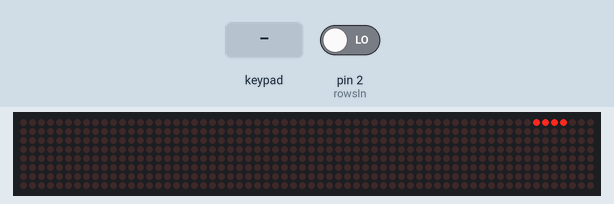
A sketch run on a simulated Arduino Uno, built with avr-gcc and run on an emulated ATmega328P. On the bench: 64×8 LED matrix. Wiring (inferred from the names in the program): 4×3 keypad with keys 1 2 3 4 5 6 7 8 9 * 0 # (labels assumed): rows pin 2, pin 3, pin 4, pin 5; columns pin 7, pin 8, pin 9. The inputs (shaded band) are chosen by the test bench; at power-on: pin 2 (rowsIn) LOW. Random numbers use the default seed unless the sketch sets one.

Above: at 0.31 s.
At 1.2 s:
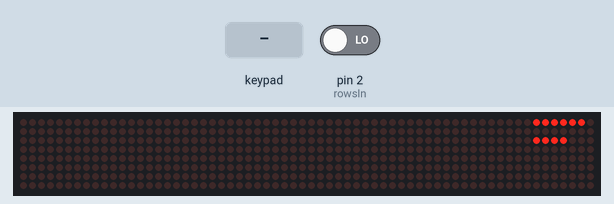
1.3 s: keypad keys 1 2 pressed 0.4 s apart
At 3.4 s:
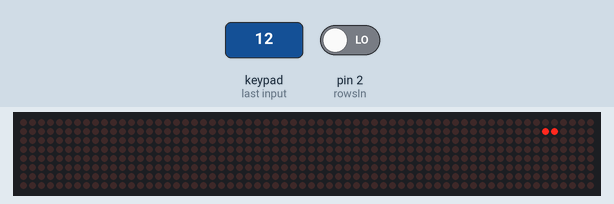
Timing chart, 0 to 4.9 s (numbered marks = the images above; inputs shaded):
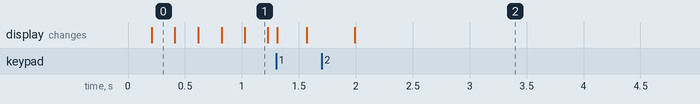

The sketch:

multiplayer_TicTacToe_working.ino
```cpp
// Libraries for the program
#include <LedControl.h>
// Pins to control the driver to the out put LEDs
const int DIN = 12; //11
const int CLK = 13;
const int CS = 19;
// Setting up multiplexing pins
const int rowsIn = 2; // input to the arduino, interruption function
const int muxOut = 6; // output to multiplex the columns of the keyboards

// Rows related variables
int selRow[3] = {3, 4, 5};
int *dirSelRow = selRow;
int totRowsByte = 2;
int numRow;
int keyRow;

// Columns related variables
int muxCol[3] = {7, 8, 9};
int *dirMuxCol = muxCol;
int totColByte = 2;
byte channel;
int colsOutput;
int pulsedCol;

// Debounce related variables
volatile boolean inputRows;
boolean lastInputRows = false;
unsigned long currentTime = 0;
unsigned long lastDebounceTime = millis();
const long debounceDelay = 100;

// Interruption flags
boolean LED = true;
boolean flag = false;
boolean reading = false;
boolean saveLed = false;
boolean standby = true;
boolean reset = false;

// LED output variable
int ledOut[3];
int ledValue;
const int ledGreen[3] = {2, 8, 32};
const int ledRed[3] = {4, 16, 64};
int led = 126;

// Turn related variables
int outCol;
boolean selC = false;
boolean nextTurn = true;
int isLed;
boolean outLed [9] = {0,0,0,
                      0,0,0,
                      0,0,0};
int outValLed [9] = {0,0,0,
                     0,0,0,
                     0,0,0};

// end game related variables
int rowResult[3] = {0,0,0};
int winner = 0; // 1->Green 2->Red
int ledOn = 0;
boolean endGame = false;

unsigned long previousMillis = 0;
unsigned long currentMillis = 0;
const long interval = 200;
const long winInterval = 5000;
unsigned long winPreviousMillis = 0;

int count = 0;
int ledRow = 0;
int randNumber = 0;

LedControl lc = LedControl(DIN, CLK, CS, 0);

void setup() {
  randomSeed(analogRead(0));
  // LED-Driver setup
  lc.shutdown(0,false);
  lc.setIntensity(0,0);
  lc.clearDisplay(0);

  // Setup for multiplexers, setting the channels is the same for
  // both cases - it makes the code shorter to use them in vector
  // form
    // multiplexer rows, reading mode
  pinMode(selRow[0], OUTPUT);
  pinMode(selRow[1], OUTPUT);
  pinMode(selRow[2], OUTPUT);
  pinMode(rowsIn, INPUT);

  pinMode(muxOut, OUTPUT);
  pinMode(muxCol[0], OUTPUT);
  pinMode(muxCol[1], OUTPUT);
  pinMode(muxCol[2], OUTPUT);

  // Declare interruption
  attachInterrupt(digitalPinToInterrupt(rowsIn), saveRow, CHANGE);
  // setting the column multiplexor output to high - it can be a
  // posibility that it works with blinking
  digitalWrite(muxOut, HIGH);

  // Time interruption to set reading speed of the arduino, in this case it is also
  // linked to change the channel on the row multiplexor, whose output is used to
  // activate the other interruption.
  cli(); // Stops interruption

  // Set whole Register to 0
  TCCR2A = 0;
  TCCR2B = 0;
  // Initialize counter value to 0
  TCNT2 = 0;
  // clockUc / (prescaler * desiredFreq) -1 -> must be less tha 256 (bit in timer)
  OCR2A = 49;
  // turn CTC mode on
  TCCR2A |= (1<<WGM21);

  // Set CS10 bit for 8 prescaler
  TCCR2B |= (1 << CS21);
  // enable timer compare interrupt
  TIMSK2 |= (1 << OCIE2A);
  sei(); // allow interruptions*/

  winner = 0;
}

void loop() {
  // Choosing which keyboard to read
  digitalWrite(muxCol[2], selC);
  digitalWrite(selRow[2], selC);

  // due to inestability with storing the value of the columns channel,
  // there is an oscilation only when reading from low to high, in this
  // case du to the assignation of the significant bit of the channels
  // it is in the odd channels (also I did it this way to symplify the
  // solution)
  if((pulsedCol == 1)||(pulsedCol == 3)) outCol = 1;
  else outCol = pulsedCol;
  isLed = (3*(keyRow-1))+outCol; // assigning number to every led in the array
                                 // based on the received column and row.

  if(LED){
    outLed[isLed] = true;

    if (selC) ledValue = ledGreen[outCol];
    else ledValue = ledRed[outCol];

    if(nextTurn){
      ledOut[keyRow-1] = ledOut[keyRow-1] + ledValue;
      outValLed[isLed] = ledValue;
    }

    LED = !LED;
  }

  if(outLed[isLed]){
    nextTurn = false;
    ledOut[keyRow-1] = ledOut[keyRow-1];
  }else nextTurn = true;

  for(int i = 0; i < pow(2,totColByte); i++){
    for(int col = 0; col < totColByte; col++){
      channel = bitRead((totColByte+1)-i,col);
      digitalWrite(*dirMuxCol+col, channel);
      MuxRows(totRowsByte, *dirSelRow);
    }
    colsOutput = i;
  }

  if((flag) && ((millis() - lastDebounceTime) > debounceDelay)){
    if (nextTurn){
      selC = !selC;
      ledOn = ledOn +1;
    }
    flag = false;
    LED = true;
    lc.clearDisplay(0);
  }


  for(byte i=0;i<3;i++){
    if(i == 0) lc.setRow(0,i,ledOut[i]);
    else lc.setRow(0,3-i,ledOut[i]);
  }

  for(int i = 0; i < 3; i++) rowResult[i] = outValLed[(3*i)]+outValLed[(3*i)+1]+outValLed[(3*i)+2];

  winningConditions();
  if(endGame){
    randNumber = random(2);
    if(winner == 1){
      led = 42;

    }else if(winner == 2){
      led = 84;

    }else if((winner == 0) && (ledOn == 9)){
      led = 126;
    }
    for(int i = 0; i < 3; i++) ledOut[i] = led;

    if(millis() - winPreviousMillis >= winInterval){
      winPreviousMillis = millis();
      endGame = false;
      standby = true;
    }
  }


  if(standby){
    if(randNumber == 0) fullSlide();
    else if(randNumber == 1) simpleSlide();

    for(byte i=0;i<3;i++){
      if(i == 0) lc.setRow(0,i,ledOut[i]);
      else lc.setRow(0,3-i,ledOut[i]);
    }
  }

  if(reset){
    ledOn = 0;
    led = 0;
    for(int i = 0; i < 9; i++){
      outValLed [i] = 0;
      outLed[i] = false;
    }
    for(int i = 0; i < 3; i++){
      rowResult[i] = 0;
      ledOut[i] = 0;
    }
    reset = false;
  }
}


//====================================================Functions=====================================================================
// takes an integer associated with a channel
void selectChannel(int chnl, int numChnl, int dir){
  numRow = chnl;
  //// Select channel of the multiplexer
  for(int ch = 0; ch < numChnl; ch++){
    digitalWrite(dir+ch, bitRead(chnl,ch));
  }
}

void MuxRows(int numByte, int dir){
  if (reading){
    for(int i = 0; i < pow(2, numByte); i++){
      selectChannel(i, numByte, dir);
      inputRows = digitalRead(rowsIn);
    }
  reading = false;
  }
}

// this function is to know who won - it is best to manage this as part of a library that
// runs the minimax algorithm, so for now it works, but it is suceptible to change
void winningConditions(){
  // Row winning condition, if all leds ar the same color the added value will always be the same at the end
  if((rowResult[0] == 84)||(rowResult[1] == 84)||(rowResult[2] == 84)) winner = 2;
  else if((rowResult[0] == 42)||(rowResult[1] == 42)||(rowResult[2] == 42)) winner = 1;
  // Column winning condition, basically the ledValue must be the same for the 3 rows in that specific position,
  // also the led values correspond uniquely to that specific position in the row.
  else if((outValLed[0] == outValLed[3])&&(outValLed[3] == outValLed[6])){
    if(outValLed[0] ==  2) winner = 1;
    else if (outValLed[0] ==  4) winner = 2;
  }else if((outValLed[1] == outValLed[4])&&(outValLed[4] == outValLed[7])){
    if(outValLed[1] ==  8) winner = 1;
    else if (outValLed[1] ==  16) winner = 2;
  }else if((outValLed[2] == outValLed[5])&&(outValLed[5] == outValLed[8])){
    if(outValLed[2] ==  32) winner = 1;
    else if (outValLed[2] ==  64) winner = 2;
  // Diagonal winning condition, basically row and column condition at the same time.
  }else if(((outValLed[0] ==  2)&&(outValLed[4] ==  8)&&(outValLed[8] ==  32))||
           ((outValLed[2] ==  32)&&(outValLed[4] ==  8)&&(outValLed[6] ==  2))) winner = 1;
  else if(((outValLed[0] ==  4)&&(outValLed[4] ==  16)&&(outValLed[8] ==  64))||
           ((outValLed[2] == 64)&&(outValLed[4] ==  16)&&(outValLed[6] == 4 ))) winner = 2;
  else winner = 0;

  if(((winner == 1) || (winner == 2) || (ledOn == 9)) && (standby == false)){
    endGame = true;
  }
}

//====================================================Interruption=====================================================================
ISR(TIMER2_COMPA_vect){
  reading = true;
}

void saveRow(){
  if(inputRows == HIGH){
    if(inputRows != lastInputRows){
      pulsedCol = colsOutput;
      keyRow = numRow;
    }
  }else{
    flag = true;
    lastDebounceTime = millis();
    lastInputRows = inputRows;
  }

  if(standby){
    winner = 0;
    reset = true;
    standby = false;
  }
}

//====================================================LED "animation"=====================================================================
void simpleSlide(){

  if (millis() - previousMillis >= interval) {
    previousMillis = millis();
    if(winner == 1) ledOut[ledRow] = ledGreen[count];
    else if (winner == 2) ledOut[ledRow] = ledRed[count];
    else if (winner == 0) ledOut[ledRow] = ledRed[count] + ledGreen[count];

    if (count == 3){
      count = 0;
      ledOut[ledRow] = 0;
      ledRow++;
    }else count++;
  }
  if(ledRow == 3) ledRow = 0;
}

void fullSlide(){

  if (millis() - previousMillis >= interval) {
    previousMillis = millis();
    if(winner == 1) ledOut[ledRow] = led - ledGreen[count];
    else if (winner == 2) ledOut[ledRow] = led - ledRed[count];
    else if (winner == 0) ledOut[ledRow] = led - (ledRed[count] + ledGreen[count]);

    if (count == 3){
      count = 0;
      ledOut[ledRow] = led;
      ledRow++;
    }else count++;
  }
  if(ledRow == 3) ledRow = 0;
}
```
